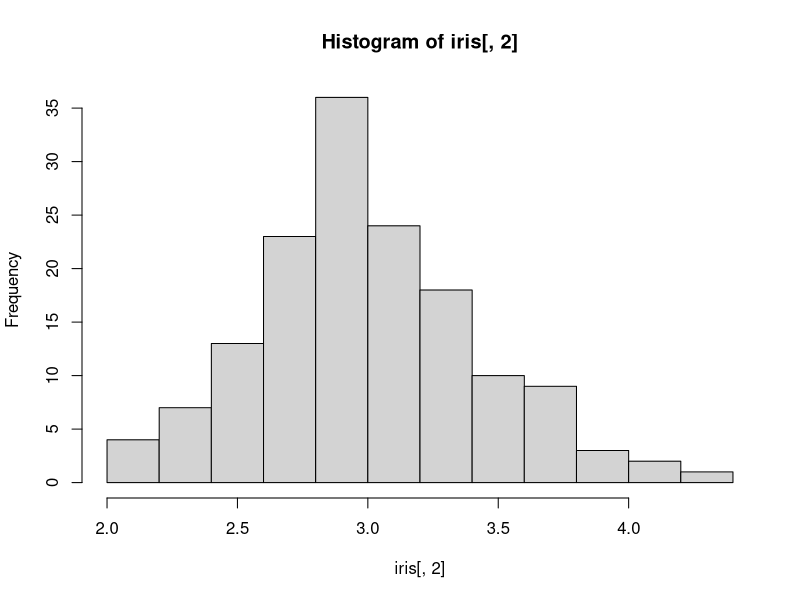

Recreate this plot in R.
## ---- chunk 1
data(iris)
head(iris)
## ---- chunk 2
data(iris)
print(summary(iris))
## ---- chunk 3
jpeg("histogram.jpeg")
hist(iris[,2])
dev.off()
